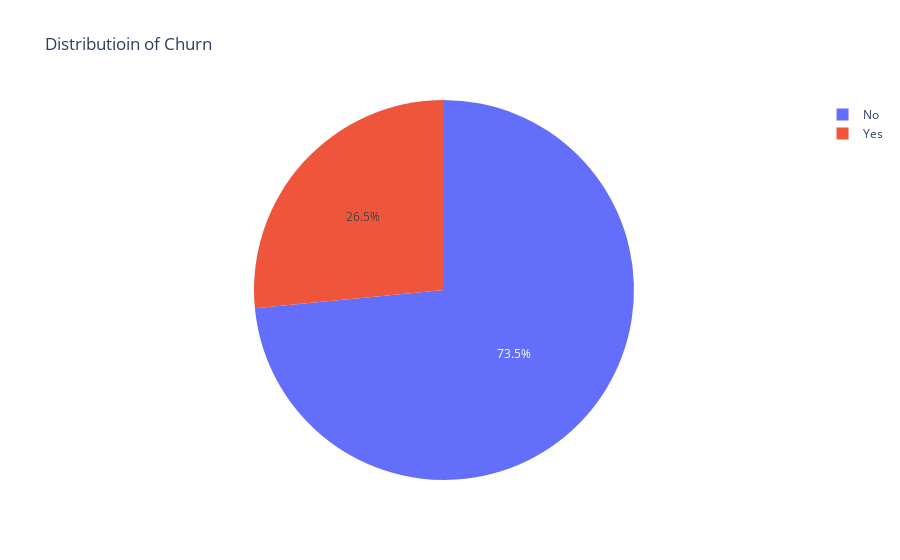

The cell this chart's notebook holds for it:
### Markdown cell above
## Explore the data

### Code cell
target=df['Churn'].value_counts()
fig=px.pie(target,values=target,names=target.index,title='Distributioin of Churn')
fig.show()

### Figure 1 — Plotly figure (JSON) as saved in the notebook; plotly's stock layout.template omitted (floating-point values rounded to 4 significant figures)
{"data": [{"domain": {"x": [0, 1], "y": [0, 1]}, "hovertemplate": "Churn=%{label}<br>value=%{value}<extra></extra>", "labels": ["No", "Yes"], "legendgroup": "", "name": "", "showlegend": true, "type": "pie", "values": [5174, 1869]}], "layout": {"legend": {"tracegroupgap": 0}, "title": {"text": "Distributioin of Churn"}}}
